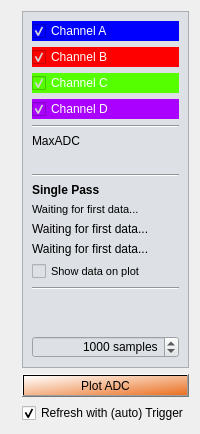
      <widget class="QWidget" name="tab_3">
       <property name="styleSheet">
        <string notr="true"/>
       </property>
       <attribute name="title">
        <string>ADC</string>
       </attribute>
       <layout class="QGridLayout" name="gridLayout_3">
        <item row="0" column="0" rowspan="4">
         <widget class="QwtPlot" name="PlotADC">
          <property name="sizePolicy">
           <sizepolicy hsizetype="MinimumExpanding" vsizetype="MinimumExpanding">
            <horstretch>10</horstretch>
            <verstretch>0</verstretch>
           </sizepolicy>
          </property>
          <property name="font">
           <font>
            <family>Arial</family>
            <pointsize>8</pointsize>
           </font>
          </property>
          <property name="propertiesDocument" stdset="0">
           <string/>
          </property>
         </widget>
        </item>
        <item row="0" column="1" rowspan="2">
         <widget class="QFrame" name="frame_7">
          <property name="sizePolicy">
           <sizepolicy hsizetype="Expanding" vsizetype="Expanding">
            <horstretch>0</horstretch>
            <verstretch>0</verstretch>
           </sizepolicy>
          </property>
          <property name="font">
           <font>
            <family>Arial</family>
           </font>
          </property>
          <property name="styleSheet">
           <string notr="true">background-color: rgb(221, 225, 229);</string>
          </property>
          <property name="frameShape">
           <enum>QFrame::StyledPanel</enum>
          </property>
          <property name="frameShadow">
           <enum>QFrame::Raised</enum>
          </property>
          <layout class="QGridLayout" name="gridLayout_14">
           <item row="0" column="0">
            <widget class="QCheckBox" name="adc_a">
             <property name="font">
              <font>
               <family>Arial</family>
              </font>
             </property>
             <property name="autoFillBackground">
              <bool>false</bool>
             </property>
             <property name="styleSheet">
              <string notr="true">background-color: rgb(0, 0, 255);
color: rgb(255, 255, 255);
</string>
             </property>
             <property name="text">
              <string>Channel A</string>
             </property>
             <property name="checked">
              <bool>true</bool>
             </property>
             <property name="tristate">
              <bool>false</bool>
             </property>
            </widget>
           </item>
           <item row="1" column="0">
            <widget class="QCheckBox" name="adc_b">
             <property name="font">
              <font>
               <family>Arial</family>
              </font>
             </property>
             <property name="styleSheet">
              <string notr="true">color: rgb(255, 255, 255);
background-color: rgb(255, 0, 0);</string>
             </property>
             <property name="text">
              <string>Channel B</string>
             </property>
             <property name="checked">
              <bool>true</bool>
             </property>
            </widget>
           </item>
           <item row="2" column="0">
            <widget class="QCheckBox" name="adc_c">
             <property name="font">
              <font>
               <family>Arial</family>
              </font>
             </property>
             <property name="styleSheet">
              <string notr="true">color: rgb(255, 255, 255);
background-color: rgb(85, 255, 0);</string>
             </property>
             <property name="text">
              <string>Channel C</string>
             </property>
             <property name="checked">
              <bool>true</bool>
             </property>
            </widget>
           </item>
           <item row="3" column="0">
            <widget class="QCheckBox" name="adc_d">
             <property name="font">
              <font>
               <family>Arial</family>
              </font>
             </property>
             <property name="styleSheet">
              <string notr="true">color: rgb(255, 255, 255);
background-color: rgb(170, 0, 255);</string>
             </property>
             <property name="text">
              <string>Channel D</string>
             </property>
             <property name="checked">
              <bool>true</bool>
             </property>
            </widget>
           </item>
           <item row="6" column="0">
            <widget class="QLabel" name="MAXADC">
             <property name="font">
              <font>
               <family>Arial</family>
              </font>
             </property>
             <property name="styleSheet">
              <string notr="true"/>
             </property>
             <property name="text">
              <string>MaxADC</string>
             </property>
             <property name="alignment">
              <set>Qt::AlignLeading|Qt::AlignLeft|Qt::AlignVCenter</set>
             </property>
            </widget>
           </item>
           <item row="7" column="0">
            <widget class="QLabel" name="INPUTdBm">
             <property name="font">
              <font>
               <family>Arial</family>
              </font>
             </property>
             <property name="text">
              <string/>
             </property>
            </widget>
           </item>
           <item row="15" column="0">
            <spacer name="verticalSpacer_12">
             <property name="font">
              <font>
               <family>Arial</family>
              </font>
             </property>
             <property name="orientation">
              <enum>Qt::Vertical</enum>
             </property>
             <property name="sizeHint" stdset="0">
              <size>
               <width>20</width>
               <height>40</height>
              </size>
             </property>
            </spacer>
           </item>
           <item row="16" column="0">
            <layout class="QHBoxLayout" name="horizontalLayout_13">
             <item>
              <widget class="QSpinBox" name="ADC_SMPL">
               <property name="alignment">
                <set>Qt::AlignRight|Qt::AlignTrailing|Qt::AlignVCenter</set>
               </property>
               <property name="suffix">
                <string> samples</string>
               </property>
               <property name="minimum">
                <number>1</number>
               </property>
               <property name="maximum">
                <number>20000</number>
               </property>
               <property name="value">
                <number>1000</number>
               </property>
              </widget>
             </item>
            </layout>
           </item>
           <item row="8" column="0">
            <widget class="Line" name="line_15">
             <property name="font">
              <font>
               <family>Arial</family>
               <weight>50</weight>
               <bold>false</bold>
              </font>
             </property>
             <property name="orientation">
              <enum>Qt::Horizontal</enum>
             </property>
            </widget>
           </item>
           <item row="9" column="0">
            <widget class="QLabel" name="label_53">
             <property name="font">
              <font>
               <family>Arial</family>
               <weight>75</weight>
               <bold>true</bold>
              </font>
             </property>
             <property name="text">
              <string>Single Pass</string>
             </property>
            </widget>
           </item>
           <item row="11" column="0">
            <widget class="QLabel" name="ladcsp_x">
             <property name="font">
              <font>
               <family>Arial</family>
              </font>
             </property>
             <property name="text">
              <string>Waiting for first data...</string>
             </property>
            </widget>
           </item>
           <item row="14" column="0">
            <widget class="Line" name="line_16">
             <property name="font">
              <font>
               <family>Arial</family>
              </font>
             </property>
             <property name="orientation">
              <enum>Qt::Horizontal</enum>
             </property>
            </widget>
           </item>
           <item row="12" column="0">
            <widget class="QLabel" name="ladcsp_y">
             <property name="font">
              <font>
               <family>Arial</family>
              </font>
             </property>
             <property name="text">
              <string>Waiting for first data...</string>
             </property>
            </widget>
           </item>
           <item row="13" column="0">
            <widget class="QCheckBox" name="showSP">
             <property name="font">
              <font>
               <family>Arial</family>
               <pointsize>8</pointsize>
              </font>
             </property>
             <property name="text">
              <string>Show data on plot</string>
             </property>
            </widget>
           </item>
           <item row="10" column="0">
            <widget class="QLabel" name="ladcsp_threshold">
             <property name="font">
              <font>
               <family>Arial</family>
               <pointsize>8</pointsize>
              </font>
             </property>
             <property name="text">
              <string>Waiting for first data...</string>
             </property>
            </widget>
           </item>
           <item row="5" column="0">
            <widget class="Line" name="line_20">
             <property name="font">
              <font>
               <family>Arial</family>
              </font>
             </property>
             <property name="orientation">
              <enum>Qt::Horizontal</enum>
             </property>
            </widget>
           </item>
          </layout>
         </widget>
        </item>
        <item row="2" column="1">
         <widget class="QPushButton" name="ReadADC">
          <property name="font">
           <font>
            <family>Arial</family>
           </font>
          </property>
          <property name="autoFillBackground">
           <bool>false</bool>
          </property>
          <property name="styleSheet">
           <string notr="true">background-color: qlineargradient(spread:pad, x1:1, y1:1, x2:0, y2:0, stop:0 rgba(234, 112, 33, 255), stop:1 rgba(255, 255, 255, 255));</string>
          </property>
          <property name="text">
           <string>Plot ADC</string>
          </property>
         </widget>
        </item>
        <item row="3" column="1">
         <widget class="QCheckBox" name="adc_auto_refresh">
          <property name="font">
           <font>
            <family>Arial</family>
           </font>
          </property>
          <property name="text">
           <string>Refresh with (auto) Trigger</string>
          </property>
          <property name="checked">
           <bool>true</bool>
          </property>
         </widget>
        </item>
       </layout>
      </widget>
